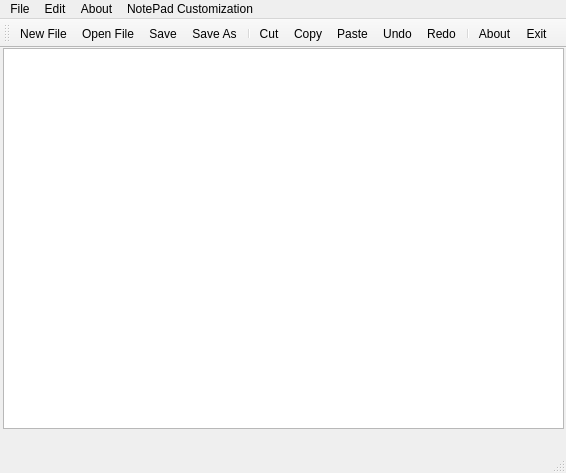
<?xml version="1.0" encoding="UTF-8"?>
<ui version="4.0">
 <class>SimpleNotepad</class>
 <widget class="QMainWindow" name="SimpleNotepad">
  <property name="geometry">
   <rect>
    <x>0</x>
    <y>0</y>
    <width>566</width>
    <height>473</height>
   </rect>
  </property>
  <property name="minimumSize">
   <size>
    <width>566</width>
    <height>473</height>
   </size>
  </property>
  <property name="windowTitle">
   <string>SimpleNotepad</string>
  </property>
  <widget class="QWidget" name="centralWidget">
   <widget class="QTextEdit" name="textEdit">
    <property name="geometry">
     <rect>
      <x>3</x>
      <y>0</y>
      <width>561</width>
      <height>381</height>
     </rect>
    </property>
    <property name="font">
     <font>
      <family>Al Nile</family>
     </font>
    </property>
    <property name="html">
     <string>&lt;!DOCTYPE HTML PUBLIC &quot;-//W3C//DTD HTML 4.0//EN&quot; &quot;http://www.w3.org/TR/REC-html40/strict.dtd&quot;&gt;
&lt;html&gt;&lt;head&gt;&lt;meta name=&quot;qrichtext&quot; content=&quot;1&quot; /&gt;&lt;style type=&quot;text/css&quot;&gt;
p, li { white-space: pre-wrap; }
&lt;/style&gt;&lt;/head&gt;&lt;body style=&quot; font-family:'Al Nile'; font-size:13pt; font-weight:400; font-style:normal;&quot;&gt;
&lt;p style=&quot;-qt-paragraph-type:empty; margin-top:0px; margin-bottom:0px; margin-left:0px; margin-right:0px; -qt-block-indent:0; text-indent:0px; font-family:'.SF NS Text';&quot;&gt;&lt;br /&gt;&lt;/p&gt;&lt;/body&gt;&lt;/html&gt;</string>
    </property>
   </widget>
  </widget>
  <widget class="QMenuBar" name="menuBar">
   <property name="enabled">
    <bool>true</bool>
   </property>
   <property name="geometry">
    <rect>
     <x>0</x>
     <y>0</y>
     <width>566</width>
     <height>22</height>
    </rect>
   </property>
   <property name="defaultUp">
    <bool>true</bool>
   </property>
   <widget class="QMenu" name="menuFile">
    <property name="title">
     <string>File</string>
    </property>
    <addaction name="actionNew_File"/>
    <addaction name="actionOpen_File"/>
    <addaction name="separator"/>
    <addaction name="actionSave_File"/>
    <addaction name="actionSave_As"/>
    <addaction name="separator"/>
    <addaction name="actionExit"/>
   </widget>
   <widget class="QMenu" name="menuEdit">
    <property name="minimumSize">
     <size>
      <width>0</width>
      <height>0</height>
     </size>
    </property>
    <property name="title">
     <string>Edit</string>
    </property>
    <addaction name="actionCut"/>
    <addaction name="actionCopy"/>
    <addaction name="actionPaste"/>
    <addaction name="separator"/>
    <addaction name="actionRedo"/>
    <addaction name="actionUndo"/>
   </widget>
   <widget class="QMenu" name="menuAbout">
    <property name="title">
     <string>About</string>
    </property>
    <addaction name="actionAbout"/>
   </widget>
   <widget class="QMenu" name="menuNotePad_Customization">
    <property name="title">
     <string>NotePad Customization</string>
    </property>
    <addaction name="actionChange_BackGround"/>
    <addaction name="actionChange_Fonts"/>
   </widget>
   <addaction name="menuFile"/>
   <addaction name="menuEdit"/>
   <addaction name="menuAbout"/>
   <addaction name="menuNotePad_Customization"/>
  </widget>
  <widget class="QToolBar" name="mainToolBar">
   <attribute name="toolBarArea">
    <enum>TopToolBarArea</enum>
   </attribute>
   <attribute name="toolBarBreak">
    <bool>false</bool>
   </attribute>
   <addaction name="actionNew_File"/>
   <addaction name="actionOpen_File"/>
   <addaction name="actionSave_File"/>
   <addaction name="actionSave_As"/>
   <addaction name="separator"/>
   <addaction name="actionCut"/>
   <addaction name="actionCopy"/>
   <addaction name="actionPaste"/>
   <addaction name="actionUndo"/>
   <addaction name="actionRedo"/>
   <addaction name="separator"/>
   <addaction name="actionAbout"/>
   <addaction name="actionExit"/>
  </widget>
  <widget class="QStatusBar" name="statusBar"/>
  <action name="actionNew_File">
   <property name="icon">
    <iconset resource="resource.qrc">
     <normaloff>:/Resource/New.jpg</normaloff>:/Resource/New.jpg</iconset>
   </property>
   <property name="text">
    <string>New File</string>
   </property>
  </action>
  <action name="actionOpen_File">
   <property name="icon">
    <iconset resource="resource.qrc">
     <normaloff>:/Resource/Open.jpg</normaloff>:/Resource/Open.jpg</iconset>
   </property>
   <property name="text">
    <string>Open File</string>
   </property>
  </action>
  <action name="actionSave_File">
   <property name="icon">
    <iconset resource="resource.qrc">
     <normaloff>:/Resource/Save.png</normaloff>:/Resource/Save.png</iconset>
   </property>
   <property name="text">
    <string>Save</string>
   </property>
  </action>
  <action name="actionSave_As">
   <property name="icon">
    <iconset resource="resource.qrc">
     <normaloff>:/Resource/Save-as.png</normaloff>:/Resource/Save-as.png</iconset>
   </property>
   <property name="text">
    <string>Save As</string>
   </property>
  </action>
  <action name="actionExit">
   <property name="icon">
    <iconset resource="resource.qrc">
     <normaloff>:/Resource/exit.png</normaloff>:/Resource/exit.png</iconset>
   </property>
   <property name="text">
    <string>Exit</string>
   </property>
  </action>
  <action name="actionCut">
   <property name="icon">
    <iconset resource="resource.qrc">
     <normaloff>:/Resource/Cut.png</normaloff>:/Resource/Cut.png</iconset>
   </property>
   <property name="text">
    <string>Cut</string>
   </property>
  </action>
  <action name="actionCopy">
   <property name="icon">
    <iconset resource="resource.qrc">
     <normaloff>:/Resource/copy.png</normaloff>:/Resource/copy.png</iconset>
   </property>
   <property name="text">
    <string>Copy</string>
   </property>
  </action>
  <action name="actionPaste">
   <property name="icon">
    <iconset resource="resource.qrc">
     <normaloff>:/Resource/Paste.png</normaloff>:/Resource/Paste.png</iconset>
   </property>
   <property name="text">
    <string>Paste</string>
   </property>
  </action>
  <action name="actionRedo">
   <property name="icon">
    <iconset resource="resource.qrc">
     <normaloff>:/Resource/Redo.png</normaloff>:/Resource/Redo.png</iconset>
   </property>
   <property name="text">
    <string>Redo</string>
   </property>
  </action>
  <action name="actionAbout">
   <property name="icon">
    <iconset resource="resource.qrc">
     <normaloff>:/Resource/About.png</normaloff>:/Resource/About.png</iconset>
   </property>
   <property name="text">
    <string>About</string>
   </property>
  </action>
  <action name="actionUndo">
   <property name="icon">
    <iconset resource="resource.qrc">
     <normaloff>:/Resource/Undo.png</normaloff>:/Resource/Undo.png</iconset>
   </property>
   <property name="text">
    <string>Undo</string>
   </property>
  </action>
  <action name="actionChange_BackGround">
   <property name="text">
    <string>Change BackGround</string>
   </property>
  </action>
  <action name="actionChange_Fonts">
   <property name="enabled">
    <bool>true</bool>
   </property>
   <property name="text">
    <string>Change Fonts</string>
   </property>
  </action>
 </widget>
 <layoutdefault spacing="6" margin="11"/>
 <resources>
  <include location="resource.qrc"/>
 </resources>
 <connections/>
</ui>
